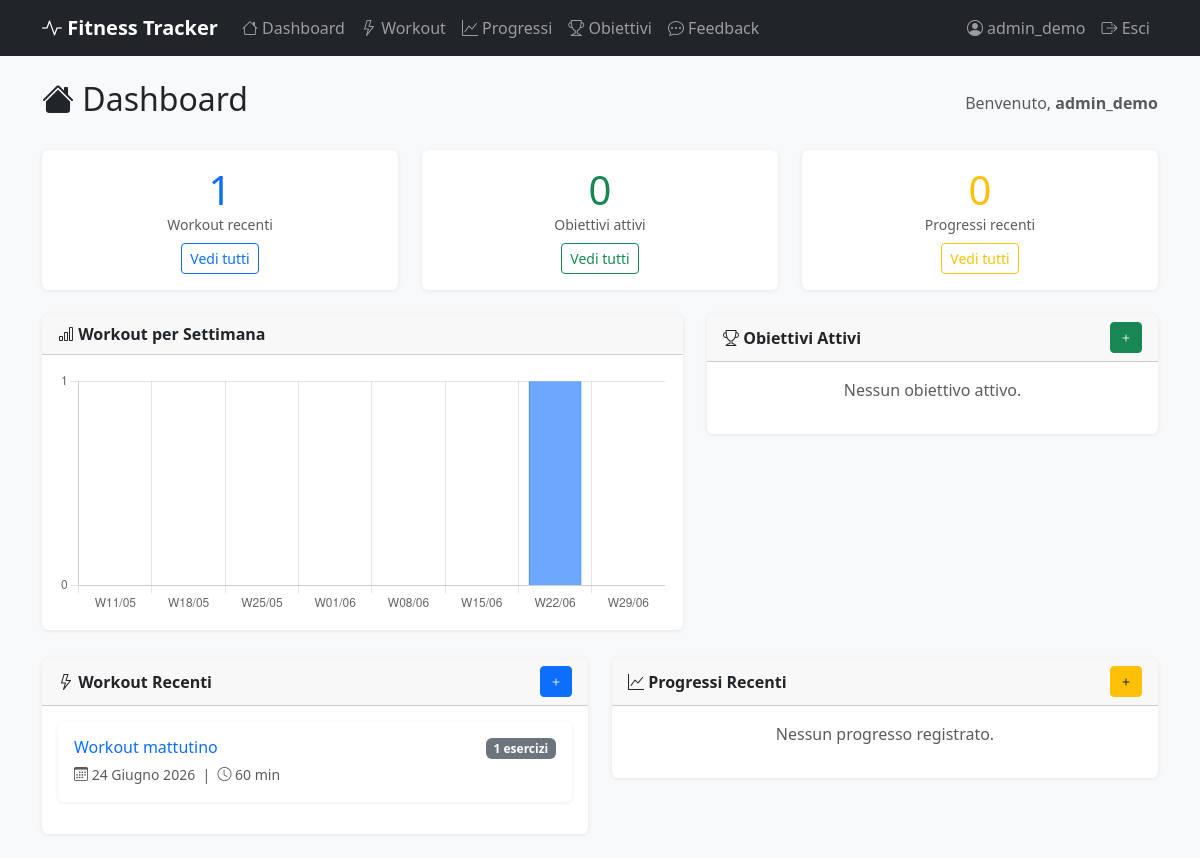
Page /dashboard/ (signed in) on the earlier database version.
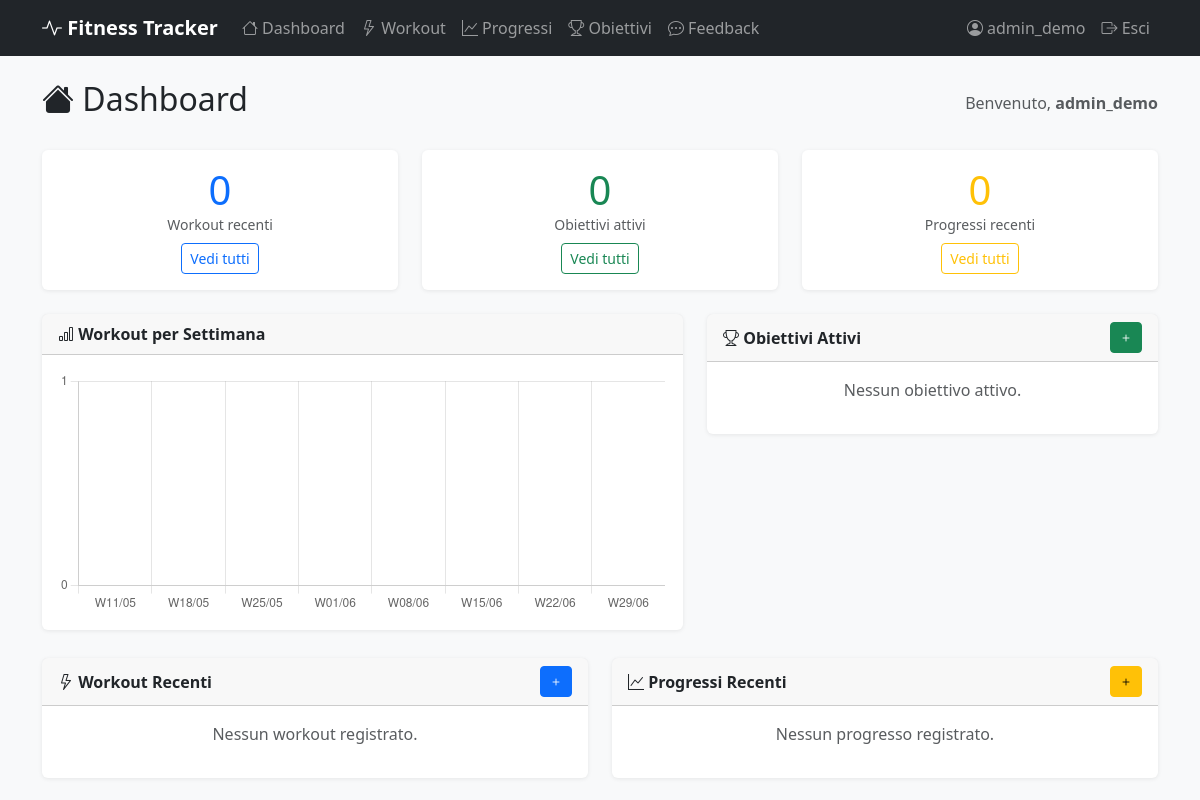
Same page on the later database version.
### workouts/models.py (models this page shows, shortened)
class Workout(models.Model):
    user = models.ForeignKey(
        settings.AUTH_USER_MODEL,
        on_delete=models.CASCADE,
        related_name='workouts'
    )
    created_by = models.ForeignKey(
        settings.AUTH_USER_MODEL,
        on_delete=models.SET_NULL,
        null=True,
        blank=True,
        related_name='created_workouts'
    )
    title = models.CharField(max_length=200)
    date = models.DateField()
    duration = models.IntegerField(help_text='Durata in minuti')
    notes = models.TextField(blank=True)
    exercises = models.ManyToManyField(
        ExerciseType,
        through='WorkoutExercise',
        blank=True
    )
    class Meta:
        ordering = ['-date']

### fitness_tracker/views.py (the view)
# urls.py: path('dashboard/', views.dashboard_view, name='dashboard'),
@login_required
def dashboard_view(request):
    if request.user.role == 'coach':
        context = {
            'assigned_users': CoachAssignment.objects.filter(
                coach=request.user
            ).select_related('user'),
            'recent_feedbacks': CoachFeedback.objects.filter(
                coach=request.user
            ).order_by('-date')[:5],
        }
        return render(request, 'dashboard/dashboard_coach.html', context)
    else:
        recent_workouts = Workout.objects.filter(user=request.user)[:5]
        active_goals = Goal.objects.filter(user=request.user, status='active')
        recent_progress = ProgressEntry.objects.filter(user=request.user)[:5]
        from datetime import date, timedelta
        import json
        today = date.today()
        weeks = []
        week_counts = []
        for i in range(7, -1, -1):
            week_start = today - timedelta(days=today.weekday() + 7 * i)
            week_end = week_start + timedelta(days=6)
            count = Workout.objects.filter(
                user=request.user,
                date__gte=week_start,
                date__lte=week_end
            ).count()
            weeks.append(f"W{week_start.strftime('%d/%m')}")
            week_counts.append(count)
        context = {
            'recent_workouts': recent_workouts,
            'active_goals': active_goals,
            'recent_progress': recent_progress,
            'chart_weeks': json.dumps(weeks),
            'chart_counts': json.dumps(week_counts),
        }
        return render(request, 'dashboard/dashboard_user.html', context)

### templates/dashboard/dashboard_user.html (shortened to what the changed rows need)
{% extends "base.html" %}
{% block content %}
<div class="d-flex justify-content-between align-items-center mb-4">
  <h2><i class="bi bi-house-fill"></i> Dashboard</h2>
</div>
<div class="row g-4 mb-4">
  <div class="col-sm-4">
    <div class="card text-center">
      <div class="card-body">
        <div class="display-6 text-primary">{{ recent_workouts|length }}</div>
        <div class="text-muted small">Workout recenti</div>
        <a href="{% url 'workout_list' %}" class="btn btn-sm btn-outline-primary mt-2">Vedi tutti</a>
      </div>
    </div>
  </div>
</div>
<div class="row g-4">
  <div class="col-lg-7">
    <div class="card">
      <div class="card-body">
        <canvas id="weeklyChart" height="120"></canvas>
      </div>
    </div>
  </div>
</div>
<div class="row g-4 mt-1">
  <div class="col-lg-6">
    <div class="card">
      <div class="card-body">
        {% for workout in recent_workouts %}
          {% include "partials/workout_card.html" %}
        {% empty %}
          <p class="text-muted text-center">Nessun workout registrato.</p>
        {% endfor %}
      </div>
    </div>
  </div>
</div>
{% endblock %}
{% block extra_js %}
<script>
  const ctx = document.getElementById('weeklyChart').getContext('2d');
  new Chart(ctx, {
    type: 'bar',
    data: {
      labels: {{ chart_weeks|safe }},
      datasets: [{
        label: 'Workout',
        data: {{ chart_counts|safe }},
        backgroundColor: 'rgba(13,110,253,0.6)',
        borderColor: '#0d6efd',
        borderWidth: 1,
      }]
    },
    options: {
      responsive: true,
      plugins: { legend: { display: false } },
      scales: { y: { beginAtZero: true, ticks: { stepSize: 1 } } }
    }
  });
</script>
{% endblock %}

### templates/partials/workout_card.html
<div class="card mb-3">
  <div class="card-body">
    <div class="d-flex justify-content-between align-items-start">
      <div>
        <h6 class="card-title mb-1">
          <a href="{% url 'workout_detail' workout.pk %}" class="text-decoration-none">{{ workout.title }}</a>
        </h6>
        <small class="text-muted">
          <i class="bi bi-calendar3"></i> {{ workout.date }}
          &nbsp;|&nbsp;
          <i class="bi bi-clock"></i> {{ workout.duration }} min
        </small>
      </div>
      <span class="badge bg-secondary">{{ workout.workout_exercises.count }} esercizi</span>
    </div>
  </div>
</div>

Differences in the rows shown:
removed Workout: title "Workout mattutino", date "24 Giugno 2026", duration "60", workout_exercises.count "1"
Other differences:
{{ recent_workouts|length }}: "1" → "0"
chart data {{ chart_counts|safe }}: [0, 0, 0, 0, 0, 0, 1, 0] → [0, 0, 0, 0, 0, 0, 0, 0]
text now shown: "Nessun workout registrato."
